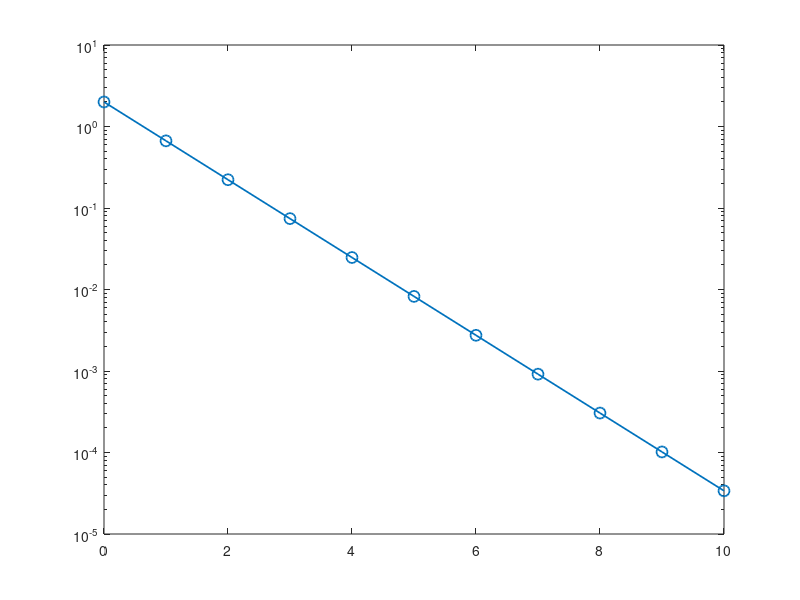

Write the MATLAB code that produced this figure. (Note: this script raises an error after producing the figure.)
% 2x2 example of splitting methods
clear
close all

% Define system & convergence tolerance
A = [3, -1; -1, 3];
b = [2; -1];
TOL = 1e-12;

% Define the four cases (M only, find N=A-M)
M(:,:,1) = [3, 0; 0, 3];
M(:,:,2) = [3, 0; -1, 3];
M(:,:,3) = [0, -1; -1, 0];
M(:,:,4) = [0, -1; -1, 3];

% Loop over different test cases. Stop and wait for user to continue before
% continuing to next case
for i = 1:4
    
    % Calculate stuff
    N = A - M(:,:,i);               % Get N
    x = [0; 0];                     % Initial guess
    res = norm(A*x-b,Inf);          % Initial residual
    k = 0;                          % iteration number
    
    % Loop - the iterative method
    % Keep log of the residual error
    while res(k+1) > TOL && k < 10
        k = k + 1;
        x = M(:,:,i)\(b-N*x);
        res(k+1) = norm(A*x-b,Inf);
    end
    
    % Plot results in semilog scale
    semilogy(0:k,res,'o-','DisplayName',sprintf('Method %i',i),'LineWidth',1.25,'markersize',8);
    hold on
    if i==1; ll = legend('toggle'); end
    ll.Interpreter = 'latex';
    ll.Location = 'eastoutside';
    ll.FontSize = 16;
    ax = gca;
    ax.TickLabelInterpreter = 'latex';
    ax.FontSize = 16;
    ax.YTick = [1e-10 1e-5 1 1e5 1e10];
    xlabel('$k$','Interpreter','latex','FontSize',16)
    ylabel('$\|A\mathbf{x}_k - \mathbf{b}\|_\infty$','Interpreter','latex','FontSize',16)
    drawnow; pause();
end